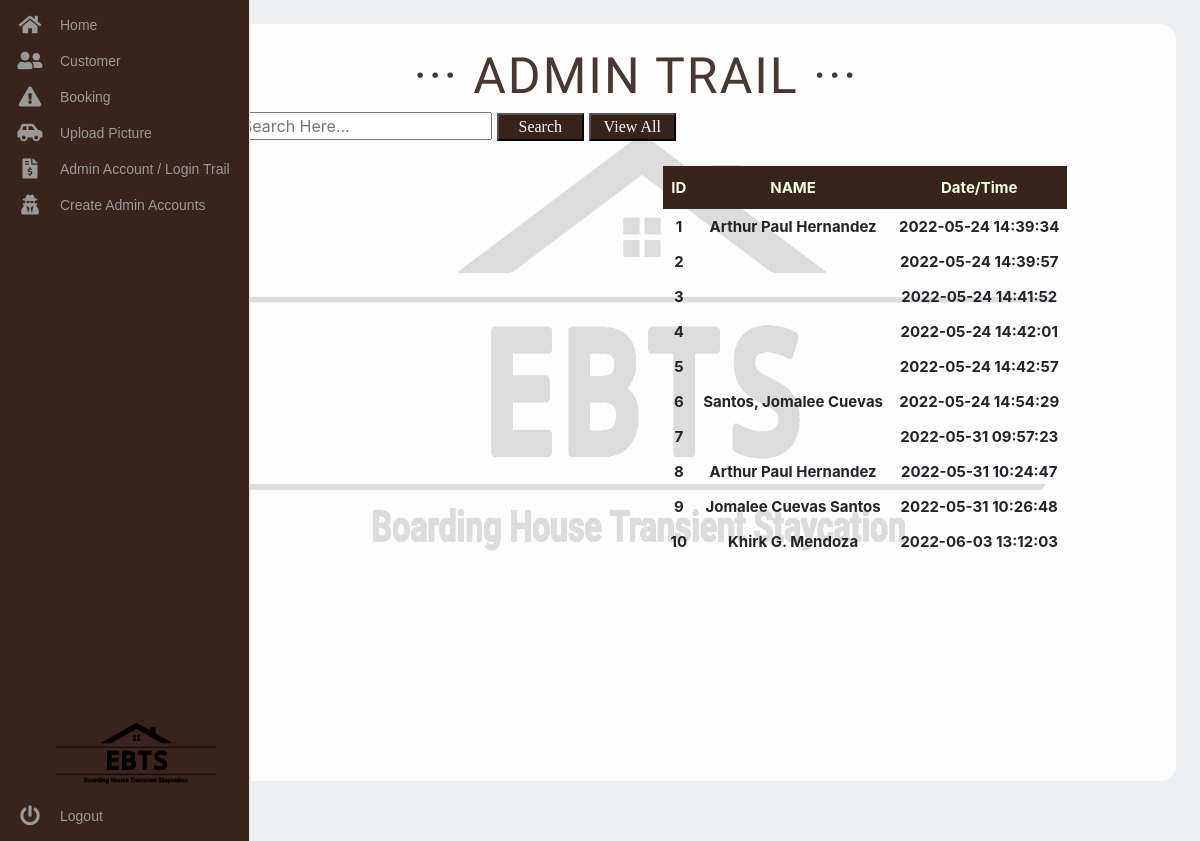
Screenshot of /admin-trail.php with the database file from the repository.
### tables this page shows
CREATE TABLE `tbl_trail` (
  `id` int(11) NOT NULL,
  `name` varchar(50) NOT NULL,
  `date` datetime NOT NULL DEFAULT current_timestamp()
);

### admin-trail.php (the view, shortened to what this page needs)
<?php
include("config.php");
?>
<html>
<head>
    <link rel="stylesheet" href="fontawesome-free-5.15.1-web/css/all.css" type="text/css" />
    <link rel="stylesheet" href="https://stackpath.bootstrapcdn.com/bootstrap/4.5.0/css/bootstrap.min.css">
    <link rel='stylesheet' href='https://use.fontawesome.com/releases/v5.3.1/css/all.css'>
</head>
<div class="home">
    <h1 style='color:#38231d;'>··· ADMIN TRAIL ···</h1>
</div>
<div class="iconBox">
    <img class="icon" id="logo" src="image/ebts_trans.png" style="margin-top:5%">
</div>
<body onload="realtimeClock()">
    <nav class="main-menu">
        <ul>
            <li>
                <a href="admin-home.php">
                    <i class="fa fa-home fa-2x"></i>
                    <span class="nav-text">
                        Home
                    </span>
                </a>
            </li>
            <li class="has-subnav">
                <a href="admin-customer.php">
                    <i class="fa fa-user-friends fa-2x"></i>
                    <span class="nav-text">
                        Customer
                    </span>
                </a>
            </li>
            <li class="has-subnav">
                <a href="Incident.php">
                    <i class="fa fa-exclamation-triangle fa-2x"></i>
                    <span class="nav-text">
                        Booking
                    </span>
                </a>
            </li>
            <li>
                <a href="upload-image.php">
                    <i class="fa fa-car-side fa-2x"></i>
                    <span class="nav-text">
                        Upload Picture
                    </span>
                </a>
            </li>
            <li>
                <a href="admin-trail.php">
                    <i class="fa fa-file-invoice-dollar fa-2x"></i>
                    <span class="nav-text">
                        Admin Account / Login Trail
                    </span>
                </a>
            </li>
            <li>
                <a href="create-admin.php">
                    <i class="fa fa-user-secret fa-2x"></i>
                    <span class="nav-text">
                        Create Admin Accounts
                    </span>
                </a>
            </li>
        </ul>
        <ul class="logout">
            <li>
                <img src="image/ebts_trans.png" style="width:70%;height:50%;margin-left:19.5%;">
                <a href="home.php" onclick="return confirm('Are you sure to logout?')">
                    <i class="fa fa-power-off fa-2x"></i>
                    <span class="nav-text">
                        Logout
                    </span>
                </a>
            </li>
        </ul>
    </nav>
    <section style="position:absolute; margin-left:20%; margin-top:6%;">
        <div class="topnav">
            <div class="search-container">
                <form action="" method=POST>
                    <input type="text" placeholder="Search Here..." name="search">
                    <button type="submit" name="seee" style='background-color:#38231d;color:white;width:7%;font-family: Orelega One cursive;'>Search</button>
                    <a href="admin-trail.php"><button style='background-color:#38231d;color:white;width:7%;font-family: Orelega One cursive;'>View All</button></a>
                </form>
            </div>
        </div>
        <?php
        if (isset($_POST['seee'])) {
            $search = $_POST['search'];
            $sql1 = "SELECT * FROM tbl_trail  where name  regexp '(^|[[:space:]])$search([[:space:]]|$)' ORDER BY date asc";
            $result1 = $conn->query($sql1);
            if ($result1 == TRUE) {
                echo "<html>";
                echo "<body>";
                echo "<center>";
                echo "<div style='height:700px; overflow:scroll;overflow-x:hidden; width:1250px'><table id=customers border-collapse: collapse;
cellspacing=0 cellpadding=0; >";
                echo "<tr>";
                echo "<th>ID";
                echo "<th>NAME";
                echo "<th>Date/Time";
                while ($row = $result1->fetch_assoc()) {
                    echo "<tr>";
                    echo "<td><b>" . $row['id'];
                    echo "<td><b>" . $row['name'];
                    echo "<td><b>" . $row['date'];
                }
            } else {
                $sql2 = "SELECT * FROM tbl_trail ORDER BY date asc";
                $result2 = $conn->query($sql2);
                if ($result2 == TRUE) {
                    echo "<html>";
                    echo "<body>";
                    echo "<center>";
                    echo "<div style='height:500px; overflow:scroll; overflow-x:hidden; width:1250px'><table id=customers border-collapse: collapse;
    cellspacing=0 cellpadding=0; >";
                    echo "<tr>";
                    echo "<th>ID";
                    echo "<th>NAME";
                    echo "<th>Date/Time";
                    while ($row = $result2->fetch_assoc()) {
                        echo "<tr>";
                        echo "<td>" . $row['id'];
                        echo "<td>" . $row['name'];
                        echo "<td>" . $row['date'];
                    }
                }
            }
        } else {
            $sql1 = "SELECT * FROM tbl_trail ORDER BY date asc";
            $result1 = $conn->query($sql1);
            if ($result1 == TRUE) {
                echo "<html>";
                echo "<body>";
                echo "<center>";
                echo "<div style='height:700px; width:1250px; overflow:scroll; overflow-x:hidden'><table id=customers border-collapse: collapse;
cellspacing=0 cellpadding=0; >";
                echo "<tr>";
                echo "<th>ID";
                echo "<th>NAME";
                echo "<th>Date/Time";
                while ($row = $result1->fetch_assoc()) {
                    echo "<tr>";
                    echo "<td><b>" . $row['id'];
                    echo "<td><b>" . $row['name'];
                    echo "<td><b>" . $row['date'];
                }
            }
        }
        ?>
    </section>
</body>
</html>

### admin-trail.php (style rules this page uses)
html { scroll-behavior: smooth; }
* { margin: 0; padding: 0; }
body { overflow-x: hidden; background-color: #ffffff; }
#customers { position: relative; margin-top: 2%; }
#customers td, #customers th { font-size: 15px; padding: 8px; text-align: center; }
#customers tr:nth-child(even) { background-color: transparent; }
#customers th { padding-top: 12px; padding-bottom: 12px; text-align: left; background: #38231d; color: #f0ffdf; text-align: center; }
.icon { border-radius: 100%; width: 75%; height: 70%; position: absolute; margin-top: -3%; margin-left: 16%; opacity: 0.125; }
.fa-2x { font-size: 2em; }
.fa { position: relative; display: table-cell; width: 60px; height: 36px; text-align: center; vertical-align: middle; font-size: 20px; }
.main-menu { background: #38231d; border-right: 1px solid #e5e5e5; position: absolute; top: 0; bottom: 0; height: 100%; left: 0; width: 60px; overflow: hidden; -webkit-transition: width .05s linear; transition: width .05s linear; z-index: 1000; }
.main-menu>ul { margin: 7px 0; }
.main-menu li { position: relative; display: block; width: 250px; }
.main-menu li>a { position: relative; display: table; border-collapse: collapse; border-spacing: 0; color: #999; font-family: arial; font-size: 14px; text-decoration: none; -webkit-transition: all .1s linear; transition: all .1s linear; }
.main-menu .nav-text { position: relative; display: table-cell; vertical-align: middle; width: 190px; font-family: 'Titillium Web', sans-serif; }
.main-menu>ul.logout { position: absolute; left: 0; bottom: 0; }
nav { -webkit-user-select: none; -moz-user-select: none; -ms-user-select: none; -o-user-select: none; user-select: none; }
nav ul, nav li { outline: 0; margin: 0; padding: 0; }
.home { background-color: WHITE; width: 90%; height: 90%; margin-left: 8%; margin-top: 2%; position: absolute; border-radius: 15px; opacity: 0.9; }
.home h1 { font-size: 50px; font-family: 'Orelega One', cursive; letter-spacing: 2px; text-align: center; margin-top: 2%; }

### rows the page displays
tbl_trail: id "1", name "Arthur Paul Hernandez", date "2022-05-24 14:39:34"
tbl_trail: id "2", date "2022-05-24 14:39:57"
tbl_trail: id "3", date "2022-05-24 14:41:52"
tbl_trail: id "4", date "2022-05-24 14:42:01"
tbl_trail: id "5", date "2022-05-24 14:42:57"
tbl_trail: id "6", name "Santos, Jomalee Cuevas", date "2022-05-24 14:54:29"
tbl_trail: id "7", date "2022-05-31 09:57:23"
tbl_trail: id "8", name "Arthur Paul Hernandez", date "2022-05-31 10:24:47"
tbl_trail: id "9", name "Jomalee Cuevas Santos", date "2022-05-31 10:26:48"
tbl_trail: id "10", name "Khirk G. Mendoza", date "2022-06-03 13:12:03"
